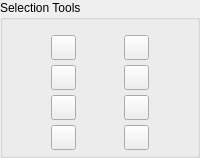
        <widget class="QGroupBox" name="groupBox">
         <property name="title">
          <string>Selection Tools</string>
         </property>
         <layout class="QGridLayout" name="gridLayout_5">
          <property name="leftMargin">
           <number>1</number>
          </property>
          <property name="topMargin">
           <number>15</number>
          </property>
          <property name="rightMargin">
           <number>1</number>
          </property>
          <property name="bottomMargin">
           <number>5</number>
          </property>
          <property name="horizontalSpacing">
           <number>1</number>
          </property>
          <property name="verticalSpacing">
           <number>5</number>
          </property>
          <item row="0" column="0">
           <widget class="QPushButton" name="ui_btn_selectMesh">
            <property name="minimumSize">
             <size>
              <width>25</width>
              <height>25</height>
             </size>
            </property>
            <property name="maximumSize">
             <size>
              <width>25</width>
              <height>25</height>
             </size>
            </property>
            <property name="toolTip">
             <string>&lt;html&gt;&lt;head/&gt;&lt;body&gt;&lt;p&gt;Selected all &amp;quot;_mesh_&amp;quot; objects in the scene&lt;/p&gt;&lt;/body&gt;&lt;/html&gt;</string>
            </property>
            <property name="text">
             <string/>
            </property>
            <property name="icon">
             <iconset>
              <normaloff>../img/sel_mesh.png</normaloff>../img/sel_mesh.png</iconset>
            </property>
            <property name="iconSize">
             <size>
              <width>24</width>
              <height>24</height>
             </size>
            </property>
           </widget>
          </item>
          <item row="0" column="1">
           <widget class="QPushButton" name="ui_btn_selectLM1">
            <property name="sizePolicy">
             <sizepolicy hsizetype="Minimum" vsizetype="Fixed">
              <horstretch>30</horstretch>
              <verstretch>30</verstretch>
             </sizepolicy>
            </property>
            <property name="minimumSize">
             <size>
              <width>25</width>
              <height>25</height>
             </size>
            </property>
            <property name="maximumSize">
             <size>
              <width>25</width>
              <height>25</height>
             </size>
            </property>
            <property name="toolTip">
             <string>&lt;html&gt;&lt;head/&gt;&lt;body&gt;&lt;p&gt;Select the MainLM_ objects&lt;/p&gt;&lt;/body&gt;&lt;/html&gt;</string>
            </property>
            <property name="styleSheet">
             <string notr="true"/>
            </property>
            <property name="text">
             <string/>
            </property>
            <property name="icon">
             <iconset>
              <normaloff>../img/sel_main.png</normaloff>../img/sel_main.png</iconset>
            </property>
            <property name="iconSize">
             <size>
              <width>24</width>
              <height>24</height>
             </size>
            </property>
           </widget>
          </item>
          <item row="1" column="0">
           <widget class="QPushButton" name="ui_btn_selectModules">
            <property name="minimumSize">
             <size>
              <width>25</width>
              <height>25</height>
             </size>
            </property>
            <property name="maximumSize">
             <size>
              <width>25</width>
              <height>25</height>
             </size>
            </property>
            <property name="toolTip">
             <string>&lt;html&gt;&lt;head/&gt;&lt;body&gt;&lt;p&gt;Selected all &amp;quot;_module_&amp;quot; objects in the scene&lt;/p&gt;&lt;/body&gt;&lt;/html&gt;</string>
            </property>
            <property name="text">
             <string/>
            </property>
            <property name="icon">
             <iconset>
              <normaloff>../img/sel_module.png</normaloff>../img/sel_module.png</iconset>
            </property>
            <property name="iconSize">
             <size>
              <width>24</width>
              <height>24</height>
             </size>
            </property>
           </widget>
          </item>
          <item row="1" column="1">
           <widget class="QPushButton" name="ui_btn_selectLM2">
            <property name="sizePolicy">
             <sizepolicy hsizetype="Minimum" vsizetype="Fixed">
              <horstretch>30</horstretch>
              <verstretch>30</verstretch>
             </sizepolicy>
            </property>
            <property name="minimumSize">
             <size>
              <width>25</width>
              <height>25</height>
             </size>
            </property>
            <property name="maximumSize">
             <size>
              <width>25</width>
              <height>25</height>
             </size>
            </property>
            <property name="toolTip">
             <string>&lt;html&gt;&lt;head/&gt;&lt;body&gt;&lt;p&gt;Select the AlphaLM_ objects&lt;/p&gt;&lt;/body&gt;&lt;/html&gt;</string>
            </property>
            <property name="styleSheet">
             <string notr="true"/>
            </property>
            <property name="text">
             <string/>
            </property>
            <property name="icon">
             <iconset>
              <normaloff>../img/sel_alpha.png</normaloff>../img/sel_alpha.png</iconset>
            </property>
            <property name="iconSize">
             <size>
              <width>24</width>
              <height>24</height>
             </size>
            </property>
           </widget>
          </item>
          <item row="2" column="0">
           <widget class="QPushButton" name="ui_btn_selectFloor">
            <property name="minimumSize">
             <size>
              <width>25</width>
              <height>25</height>
             </size>
            </property>
            <property name="maximumSize">
             <size>
              <width>25</width>
              <height>25</height>
             </size>
            </property>
            <property name="toolTip">
             <string>&lt;html&gt;&lt;head/&gt;&lt;body&gt;&lt;p&gt;Selected all &amp;quot;_floor_&amp;quot; objects in the scene&lt;/p&gt;&lt;/body&gt;&lt;/html&gt;</string>
            </property>
            <property name="text">
             <string/>
            </property>
            <property name="icon">
             <iconset>
              <normaloff>../img/sel_floor.png</normaloff>../img/sel_floor.png</iconset>
            </property>
            <property name="iconSize">
             <size>
              <width>24</width>
              <height>24</height>
             </size>
            </property>
           </widget>
          </item>
          <item row="2" column="1">
           <widget class="QPushButton" name="ui_btn_selectLM3">
            <property name="sizePolicy">
             <sizepolicy hsizetype="Minimum" vsizetype="Fixed">
              <horstretch>30</horstretch>
              <verstretch>30</verstretch>
             </sizepolicy>
            </property>
            <property name="minimumSize">
             <size>
              <width>25</width>
              <height>25</height>
             </size>
            </property>
            <property name="maximumSize">
             <size>
              <width>25</width>
              <height>25</height>
             </size>
            </property>
            <property name="toolTip">
             <string>&lt;html&gt;&lt;head/&gt;&lt;body&gt;&lt;p&gt;Select the DecalLM_ objects&lt;/p&gt;&lt;/body&gt;&lt;/html&gt;</string>
            </property>
            <property name="styleSheet">
             <string notr="true"/>
            </property>
            <property name="text">
             <string/>
            </property>
            <property name="icon">
             <iconset>
              <normaloff>../img/sel_decal.png</normaloff>../img/sel_decal.png</iconset>
            </property>
            <property name="iconSize">
             <size>
              <width>24</width>
              <height>24</height>
             </size>
            </property>
           </widget>
          </item>
          <item row="3" column="0">
           <widget class="QPushButton" name="ui_btn_selectAlpha">
            <property name="minimumSize">
             <size>
              <width>25</width>
              <height>25</height>
             </size>
            </property>
            <property name="maximumSize">
             <size>
              <width>25</width>
              <height>25</height>
             </size>
            </property>
            <property name="toolTip">
             <string>&lt;html&gt;&lt;head/&gt;&lt;body&gt;&lt;p&gt;Selected all &amp;quot;_alpha_&amp;quot; objects in the scene&lt;/p&gt;&lt;/body&gt;&lt;/html&gt;</string>
            </property>
            <property name="text">
             <string/>
            </property>
            <property name="icon">
             <iconset>
              <normaloff>../img/sel_alpha_meta.png</normaloff>../img/sel_alpha_meta.png</iconset>
            </property>
            <property name="iconSize">
             <size>
              <width>24</width>
              <height>24</height>
             </size>
            </property>
           </widget>
          </item>
          <item row="3" column="1">
           <widget class="QPushButton" name="ui_btn_selectLM4">
            <property name="sizePolicy">
             <sizepolicy hsizetype="Minimum" vsizetype="Fixed">
              <horstretch>30</horstretch>
              <verstretch>30</verstretch>
             </sizepolicy>
            </property>
            <property name="minimumSize">
             <size>
              <width>25</width>
              <height>25</height>
             </size>
            </property>
            <property name="maximumSize">
             <size>
              <width>25</width>
              <height>25</height>
             </size>
            </property>
            <property name="toolTip">
             <string>&lt;html&gt;&lt;head/&gt;&lt;body&gt;&lt;p&gt;Select the TempLM_ objects&lt;/p&gt;&lt;/body&gt;&lt;/html&gt;</string>
            </property>
            <property name="styleSheet">
             <string notr="true"/>
            </property>
            <property name="text">
             <string/>
            </property>
            <property name="icon">
             <iconset>
              <normaloff>../img/sel_temp.png</normaloff>../img/sel_temp.png</iconset>
            </property>
            <property name="iconSize">
             <size>
              <width>24</width>
              <height>24</height>
             </size>
            </property>
           </widget>
          </item>
         </layout>
        </widget>
